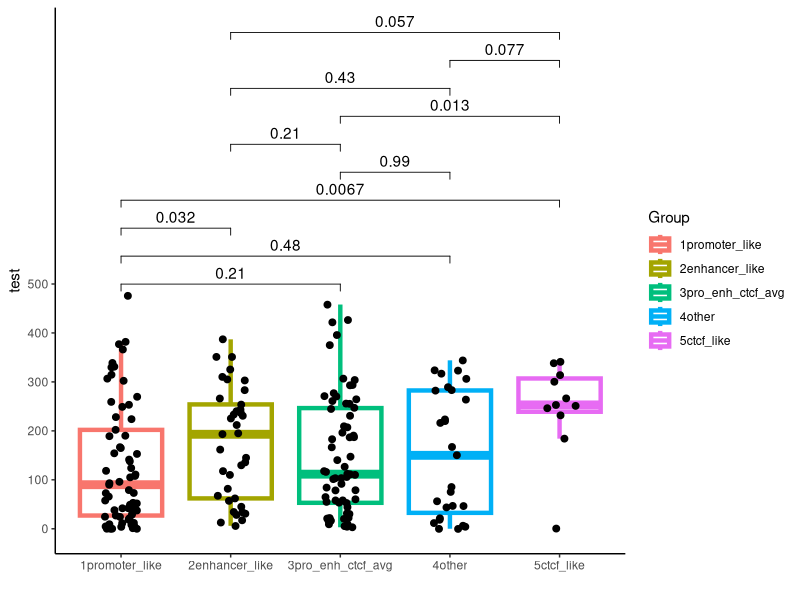

This chart was generated by the following R code:
library(scales)
library(ggplot2)
library(ggpubr)
library(foreach)

data <- read.table("./input_data/Fig2E-input.txt", sep = "\t", header = T)

my_comp=list(c("1promoter_like","3pro_enh_ctcf_avg"),
             c("1promoter_like","4other"),
             c("1promoter_like","2enhancer_like"),
             c("1promoter_like","5ctcf_like"),
             c("3pro_enh_ctcf_avg","4other"),
             c("3pro_enh_ctcf_avg","2enhancer_like"),
             c("3pro_enh_ctcf_avg","5ctcf_like"),
             c("4other","2enhancer_like"),
             c("4other","5ctcf_like"),
             c("2enhancer_like","5ctcf_like"))

pdf("Fig2E.pdf", width = 10, height = 10)
ggplot(data,aes(Group,PPI_number))+geom_boxplot(outlier.shape = NA,aes(colour=Group),size=1.5)+
  geom_jitter(size=2,width=0.15)+
  labs(x="",y="test")+
  guides(color=guide_legend(title="Group"))+
  theme(axis.text.y = element_text(size = 10),axis.title.y = element_text(size =19),
        axis.text.x = element_blank(),
        axis.ticks.x = element_blank(),panel.background=element_rect(fill=NA,colour = "black",size=1),
        plot.margin = unit(c(0,.25,0,.25), 'in'))+
  stat_compare_means(comparisons=my_comp,label.y.npc="bottom")+
  scale_y_continuous(breaks =c(0,100,200,300,400,500),labels =c(0,100,200,300,400,500)) + 
  theme_classic()
dev.off()

